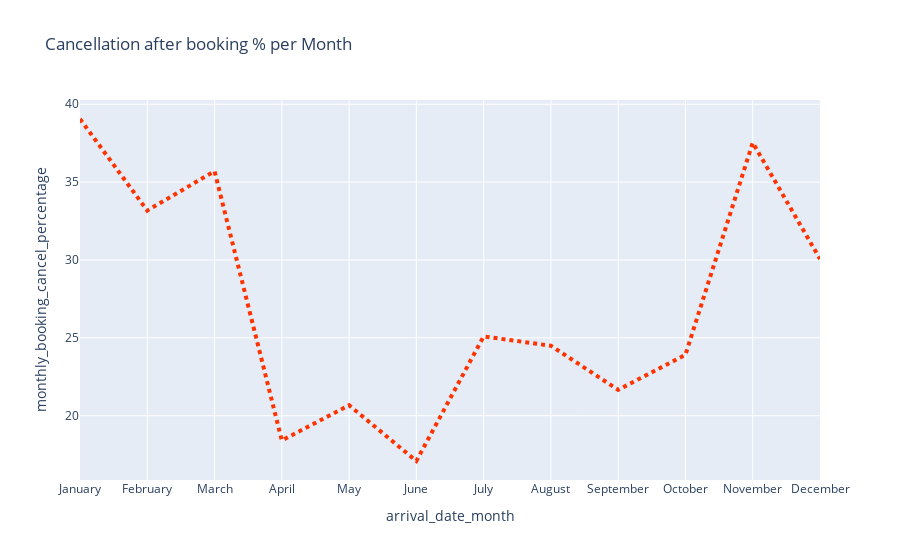

Notebook code for this chart:
### Code cell
import plotly.graph_objs as go
from plotly.offline import iplot, init_notebook_mode
# Add data

ratio = effc['monthly_booking_cancel_per']

line = go.Scatter(
    x = effc.index,
    y = effc['monthly_booking_cancel_per'],
    text = '(%)',
    mode = 'lines',
    name='monthly_booking_cancel_percentage',
    line = dict(
        color = ('#ff3300'),
        width= 4,
        dash = 'dot',
    
    )

)

data = [line]

layout = dict(title='Cancellation after booking % per Month',
             xaxis=dict(title='arrival_date_month'),
              yaxis=dict(title='monthly_booking_cancel_percentage')
             )

fig = dict(data=data, layout=layout)
iplot(fig)

### Figure 1 — Plotly figure (JSON) as saved in the notebook; plotly's stock layout.template omitted (floating-point values rounded to 4 significant figures)
{"data": [{"line": {"color": "#ff3300", "dash": "dot", "width": 4}, "mode": "lines", "name": "monthly_booking_cancel_percentage", "text": "(%)", "type": "scatter", "x": ["January", "February", "March", "April", "May", "June", "July", "August", "September", "October", "November", "December"], "y": [39.05, 33.17, 35.7, 18.41, 20.67, 17.09, 25.09, 24.49, 21.66, 23.91, 37.53, 30.06]}], "layout": {"title": {"text": "Cancellation after booking % per Month"}, "xaxis": {"title": {"text": "arrival_date_month"}}, "yaxis": {"title": {"text": "monthly_booking_cancel_percentage"}}}}
